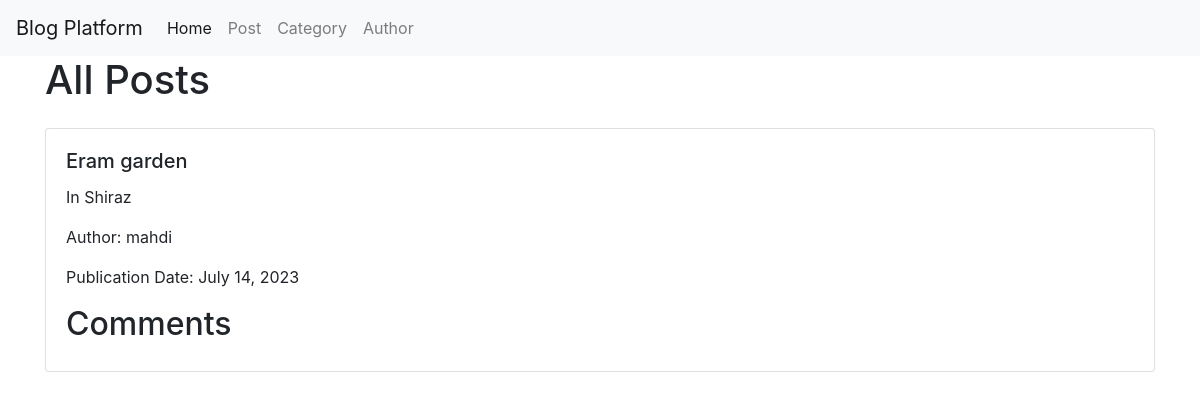
Screenshot of /post/3/ with the database file from the repository.
### Blogapp/models.py (models this page shows, shortened)
class Post(models.Model):
    title = models.CharField(max_length=255)
    content = models.CharField(max_length=255)
    author = models.ForeignKey(Author, on_delete=models.CASCADE)
    category = models.ForeignKey(
        Category, on_delete=models.SET_NULL, null=True, related_name="posts"
    )
    publication_date = models.DateField(auto_now_add=True)
    image = models.ImageField(upload_to="post_images/", null=True, blank=True)

class Author(models.Model):
    name = models.CharField(max_length=255)
    bio = models.TextField()
    def __str__(self):
        return f"{self.name}"

### Blogapp/views.py (the view)
# urls.py: path("post/<int:pk>/", post_details, name="post_details"),
def post_details(request, pk):
    post = get_object_or_404(Post, pk=pk)
    return render(request, "post_details.html", {"post": post})

### Blogapp/templates/post_details.html (shortened to what this page needs)
{% extends 'basic.html' %}
{% block content %}
    <div class="container">
        <h1 class="mb-4">All Posts</h1>
        <div class="row">
                <div class="col-12">
                    <div class="card mb-3">
                        <div class="card-body">
                            <h5 class="card-title">{{ post.title }}</h5>
                            <p class="card-text">{{ post.content }}</p>
                            <p class="card-text">Author: {{ post.author }}</p>
                            <p class="card-text">Publication Date: {{ post.publication_date }}</p>
                            <h2>Comments</h2>
                        </div>
                    </div>
                </div>
        </div>
    </div>
{% endblock %}

### rows the page displays
Post: title "Eram garden", content "In Shiraz", author "mahdi", publication_date "July 14, 2023"
